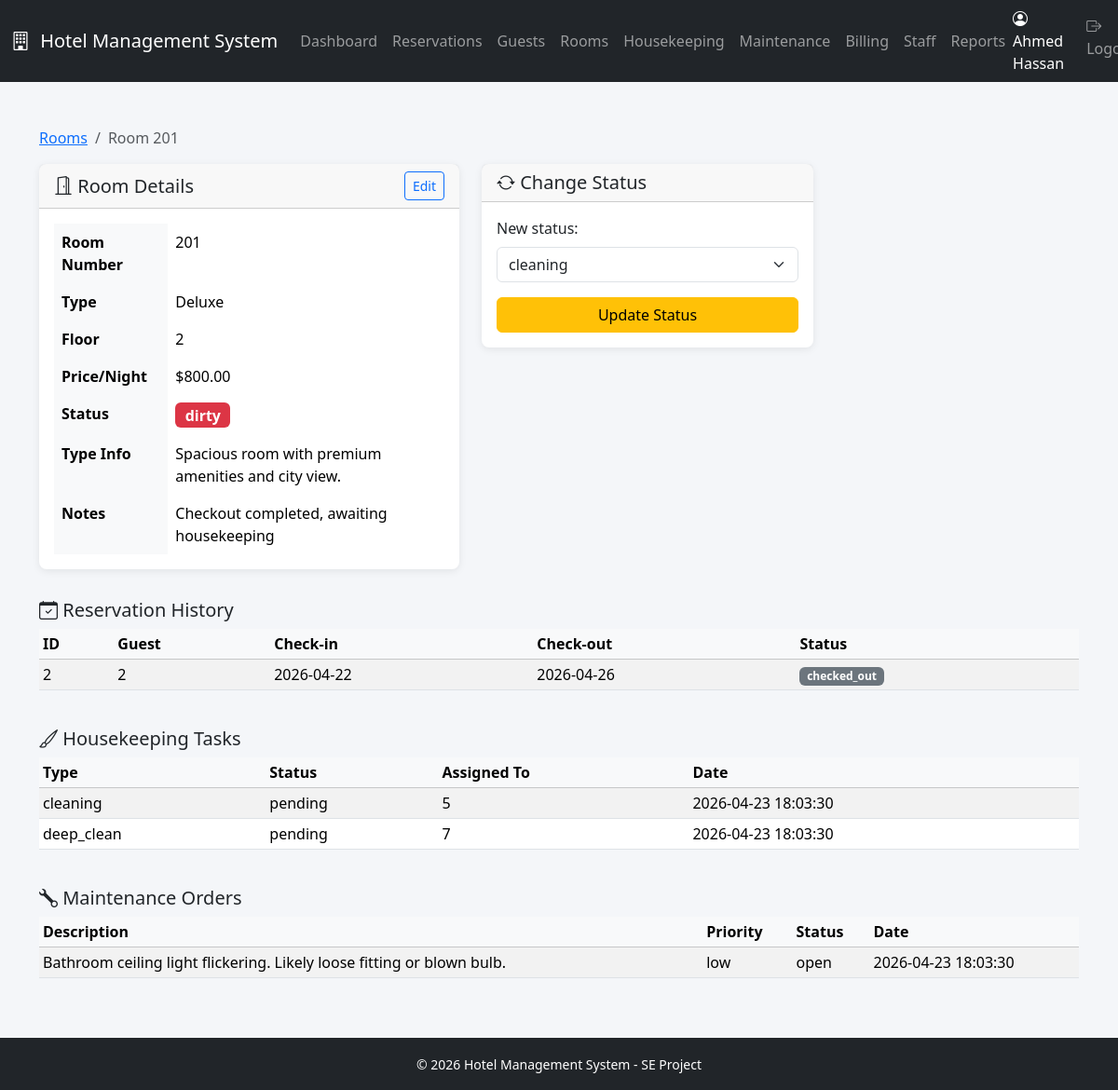
Page /rooms/show/3 (signed in) on the committed database.
### tables this page shows
CREATE TABLE rooms (
    id            INT UNSIGNED AUTO_INCREMENT PRIMARY KEY,
    room_type_id  INT UNSIGNED NOT NULL,
    room_number   VARCHAR(10)  NOT NULL UNIQUE,
    floor         TINYINT UNSIGNED NOT NULL,
    status        ENUM('available','occupied','dirty','cleaning','inspecting','out_of_order') NOT NULL DEFAULT 'available',
    notes         TEXT,
    created_at    TIMESTAMP DEFAULT CURRENT_TIMESTAMP,
    updated_at    TIMESTAMP DEFAULT CURRENT_TIMESTAMP ON UPDATE CURRENT_TIMESTAMP,
    CONSTRAINT fk_rooms_type FOREIGN KEY (room_type_id) REFERENCES room_types(id)
);

CREATE TABLE room_types (
    id          INT UNSIGNED AUTO_INCREMENT PRIMARY KEY,
    name        VARCHAR(100) NOT NULL UNIQUE,    
    description TEXT,
    base_price  DECIMAL(10,2) NOT NULL,
    capacity    TINYINT UNSIGNED NOT NULL DEFAULT 2
);

CREATE TABLE reservations (
    id                INT UNSIGNED AUTO_INCREMENT PRIMARY KEY,
    guest_id          INT UNSIGNED NOT NULL,
    room_id           INT UNSIGNED NOT NULL,
    assigned_by       INT UNSIGNED,               
    check_in_date     DATE         NOT NULL,
    check_out_date    DATE         NOT NULL,
    actual_check_in   DATETIME,
    actual_check_out  DATETIME,
    status            ENUM('pending','confirmed','checked_in','checked_out','cancelled','no_show') NOT NULL DEFAULT 'pending',
    adults            TINYINT UNSIGNED NOT NULL DEFAULT 1,
    children          TINYINT UNSIGNED NOT NULL DEFAULT 0,
    special_requests  TEXT,
    deposit_amount    DECIMAL(10,2) NOT NULL DEFAULT 0.00,
    deposit_paid      TINYINT(1)   NOT NULL DEFAULT 0,
    is_group          TINYINT(1)   NOT NULL DEFAULT 0,
    group_id          INT UNSIGNED,               
    total_price       DECIMAL(12,2) NOT NULL DEFAULT 0.00,
    created_at        TIMESTAMP DEFAULT CURRENT_TIMESTAMP,
    updated_at        TIMESTAMP DEFAULT CURRENT_TIMESTAMP ON UPDATE CURRENT_TIMESTAMP,
    CONSTRAINT fk_res_guest  FOREIGN KEY (guest_id)    REFERENCES guests(id),
    CONSTRAINT fk_res_room   FOREIGN KEY (room_id)     REFERENCES rooms(id),
    CONSTRAINT fk_res_staff  FOREIGN KEY (assigned_by) REFERENCES users(id) ON DELETE SET NULL,
    INDEX idx_res_dates    (check_in_date, check_out_date),
    INDEX idx_res_status   (status),
    INDEX idx_res_guest    (guest_id)
);

CREATE TABLE housekeeping_tasks (
    id            INT UNSIGNED AUTO_INCREMENT PRIMARY KEY,
    room_id       INT UNSIGNED NOT NULL,
    assigned_to   INT UNSIGNED,                  
    task_type     ENUM('cleaning','turndown','inspection','deep_clean','minibar_check') NOT NULL DEFAULT 'cleaning',
    status        ENUM('pending','in_progress','done','skipped') NOT NULL DEFAULT 'pending',
    notes         TEXT,
    quality_score TINYINT UNSIGNED,              
    created_at    TIMESTAMP DEFAULT CURRENT_TIMESTAMP,
    updated_at    TIMESTAMP DEFAULT CURRENT_TIMESTAMP ON UPDATE CURRENT_TIMESTAMP,
    CONSTRAINT fk_hk_room  FOREIGN KEY (room_id)     REFERENCES rooms(id),
    CONSTRAINT fk_hk_staff FOREIGN KEY (assigned_to) REFERENCES users(id) ON DELETE SET NULL
);

CREATE TABLE maintenance_orders (
    id           INT UNSIGNED AUTO_INCREMENT PRIMARY KEY,
    room_id      INT UNSIGNED NOT NULL,
    reported_by  INT UNSIGNED,
    assigned_to  INT UNSIGNED,
    description  TEXT         NOT NULL,
    priority     ENUM('low','medium','high','critical') NOT NULL DEFAULT 'medium',
    status       ENUM('open','in_progress','resolved','escalated') NOT NULL DEFAULT 'open',
    resolved_at  DATETIME,
    created_at   TIMESTAMP DEFAULT CURRENT_TIMESTAMP,
    updated_at   TIMESTAMP DEFAULT CURRENT_TIMESTAMP ON UPDATE CURRENT_TIMESTAMP,
    CONSTRAINT fk_maint_room     FOREIGN KEY (room_id)     REFERENCES rooms(id),
    CONSTRAINT fk_maint_reporter FOREIGN KEY (reported_by) REFERENCES users(id) ON DELETE SET NULL,
    CONSTRAINT fk_maint_assigned FOREIGN KEY (assigned_to) REFERENCES users(id) ON DELETE SET NULL
);

### core/Controller.php (called while the page is built, shortened)
<?php
class Controller
{
    protected function view(string $viewPath, array $data = []): void
    {
        extract($data);
        $file = VIEW_PATH . '/' . $viewPath . '.php';
        require $file;
    }
}
?>

### app/controllers/RoomsController.php (called while the page is built, shortened)
<?php
class RoomsController extends Controller
{
    public function show($id)
    {
        $room = new Room();
        $data = $room->find($id);
        $room->id = $id;
        $this->view('rooms/show', [
            'room'         => $data,
            'reservations' => $room->reservations(),
            'housekeeping' => $room->housekeepingTasks(),
            'maintenance'  => $room->maintenanceOrders(),
        ]);
    }
}

### index.php (called while the page is built, shortened)
<?php
require_once CORE_PATH . '/Database.php';
require_once CORE_PATH . '/Model.php';
require_once CORE_PATH . '/Controller.php';
$router = new Router();
$router->dispatch();

### core/Database.php (called while the page is built, shortened)
<?php
class Database
{
    private static $instance = null;
    public static function getConnection()
    {
        if (self::$instance === null) {
            self::$instance = mysqli_connect(DB_HOST, DB_USER, DB_PASS, DB_NAME);
            mysqli_set_charset(self::$instance, DB_CHARSET);
        }
        return self::$instance;
    }
}

### core/Model.php (called while the page is built, shortened)
<?php
class Model
{
    public function __construct()
    {
        $this->db = Database::getConnection();
    }
}

### app/models/Room.php (called while the page is built, shortened)
<?php
class Room extends Model
{
    public $id;
    public function find($id)
    {
        $stmt = mysqli_prepare(
            $this->db,
            "SELECT rooms.*,
                    room_types.name        AS type_name,
                    room_types.base_price  AS base_price,
                    room_types.description AS type_description
             FROM   rooms
             JOIN   room_types ON rooms.room_type_id = room_types.id
             WHERE  rooms.id = ?
             LIMIT  1"
        );
        mysqli_stmt_bind_param($stmt, 'i', $id);
        mysqli_stmt_execute($stmt);
        $result = mysqli_stmt_get_result($stmt);
        return mysqli_fetch_assoc($result);
    }
    public function reservations()
    {
        $stmt = mysqli_prepare(
            $this->db,
            "SELECT * FROM reservations WHERE room_id = ? ORDER BY check_in_date DESC"
        );
        mysqli_stmt_bind_param($stmt, 'i', $this->id);
        mysqli_stmt_execute($stmt);
        $result = mysqli_stmt_get_result($stmt);
        return mysqli_fetch_all($result, MYSQLI_ASSOC);
    }
    public function housekeepingTasks()
    {
        $stmt = mysqli_prepare(
            $this->db,
            "SELECT * FROM housekeeping_tasks WHERE room_id = ? ORDER BY created_at DESC"
        );
        mysqli_stmt_bind_param($stmt, 'i', $this->id);
        mysqli_stmt_execute($stmt);
        $result = mysqli_stmt_get_result($stmt);
        return mysqli_fetch_all($result, MYSQLI_ASSOC);
    }
    public function maintenanceOrders()
    {
        $stmt = mysqli_prepare(
            $this->db,
            "SELECT * FROM maintenance_orders WHERE room_id = ? ORDER BY created_at DESC"
        );
        mysqli_stmt_bind_param($stmt, 'i', $this->id);
        mysqli_stmt_execute($stmt);
        $result = mysqli_stmt_get_result($stmt);
        return mysqli_fetch_all($result, MYSQLI_ASSOC);
    }
}

### app/views/rooms/show.php (the view, shortened to what this page needs)
<?php
$badgeMap = [
    'available'    => 'success',
    'occupied'     => 'primary',
    'dirty'        => 'danger',
    'cleaning'     => 'warning text-dark',
    'inspecting'   => 'info text-dark',
    'out_of_order' => 'secondary',
];
$transitions = [
    'available'    => ['occupied',   'out_of_order'],
    'occupied'     => ['dirty',      'out_of_order'],
    'dirty'        => ['cleaning',   'out_of_order'],
    'cleaning'     => ['inspecting', 'out_of_order'],
    'inspecting'   => ['available',  'out_of_order'],
    'out_of_order' => ['available'],
];
$nextStatuses = $transitions[$room['status']] ?? [];
?>
<div class="container mt-4">
    <nav aria-label="breadcrumb">
        <ol class="breadcrumb">
            <li class="breadcrumb-item"><a href="<?= APP_URL ?>/rooms">Rooms</a></li>
            <li class="breadcrumb-item active">Room <?= htmlspecialchars($room['room_number']) ?></li>
        </ol>
    </nav>
    <div class="row">
        <div class="col-md-5">
            <div class="card mb-4">
                <div class="card-header d-flex justify-content-between align-items-center">
                    <h5 class="mb-0"><i class="bi bi-door-open"></i> Room Details</h5>
                    <a href="<?= APP_URL ?>/rooms/edit/<?= $room['id'] ?>"
                       class="btn btn-sm btn-outline-primary">Edit</a>
                </div>
                <div class="card-body">
                    <table class="table table-borderless mb-0">
                        <tr><th>Room Number</th><td><?= htmlspecialchars($room['room_number']) ?></td></tr>
                        <tr><th>Type</th><td><?= htmlspecialchars($room['type_name']) ?></td></tr>
                        <tr><th>Floor</th><td><?= (int)$room['floor'] ?></td></tr>
                        <tr><th>Price/Night</th><td>$<?= number_format($room['base_price'], 2) ?></td></tr>
                        <tr>
                            <th>Status</th>
                            <td>
                                <span class="badge bg-<?= $badgeMap[$room['status']] ?? 'dark' ?> fs-6">
                                    <?= htmlspecialchars(str_replace('_', ' ', $room['status'])) ?>
                                </span>
                            </td>
                        </tr>
                        <?php if (!empty($room['type_description'])): ?>
                            <tr><th>Type Info</th><td><?= htmlspecialchars($room['type_description']) ?></td></tr>
                        <?php endif; ?>
                        <?php if (!empty($room['notes'])): ?>
                            <tr><th>Notes</th><td><?= htmlspecialchars($room['notes']) ?></td></tr>
                        <?php endif; ?>
                    </table>
                </div>
            </div>
        </div>
        <div class="col-md-4">
            <div class="card mb-4">
                <div class="card-header"><h5 class="mb-0"><i class="bi bi-arrow-repeat"></i> Change Status</h5></div>
                <div class="card-body">
                    <?php if (!empty($nextStatuses)): ?>
                        <form method="POST" action="<?= APP_URL ?>/rooms/updateStatus/<?= $room['id'] ?>">
                            <label class="form-label">New status:</label>
                            <select name="status" class="form-select mb-3">
                                <?php foreach ($nextStatuses as $s): ?>
                                    <option value="<?= $s ?>"><?= str_replace('_', ' ', $s) ?></option>
                                <?php endforeach; ?>
                            </select>
                            <button type="submit" class="btn btn-warning w-100">Update Status</button>
                        </form>
                    <?php else: ?>
                        <p class="text-muted mb-0">No transitions available.</p>
                    <?php endif; ?>
                </div>
            </div>
        </div>
    </div>
    <h5 class="mt-2"><i class="bi bi-calendar-check"></i> Reservation History</h5>
    <?php if (empty($reservations)): ?>
        <p class="text-muted">No reservations for this room.</p>
    <?php else: ?>
        <div class="table-responsive mb-4">
            <table class="table table-sm table-striped">
                <thead class="table-light">
                    <tr><th>ID</th><th>Guest</th><th>Check-in</th><th>Check-out</th><th>Status</th></tr>
                </thead>
                <tbody>
                    <?php foreach ($reservations as $res): ?>
                        <tr>
                            <td><?= $res['id'] ?></td>
                            <td><?= htmlspecialchars($res['guest_id']) ?></td>
                            <td><?= htmlspecialchars($res['check_in_date']) ?></td>
                            <td><?= htmlspecialchars($res['check_out_date']) ?></td>
                            <td><span class="badge bg-secondary"><?= $res['status'] ?></span></td>
                        </tr>
                    <?php endforeach; ?>
                </tbody>
            </table>
        </div>
    <?php endif; ?>
    <h5><i class="bi bi-brush"></i> Housekeeping Tasks</h5>
    <?php if (empty($housekeeping)): ?>
        <p class="text-muted">No housekeeping tasks.</p>
    <?php else: ?>
        <div class="table-responsive mb-4">
            <table class="table table-sm table-striped">
                <thead class="table-light">
                    <tr><th>Type</th><th>Status</th><th>Assigned To</th><th>Date</th></tr>
                </thead>
                <tbody>
                    <?php foreach ($housekeeping as $task): ?>
                        <tr>
                            <td><?= htmlspecialchars($task['task_type']) ?></td>
                            <td><?= htmlspecialchars($task['status']) ?></td>
                            <td><?= htmlspecialchars($task['assigned_to'] ?? '—') ?></td>
                            <td><?= htmlspecialchars($task['created_at']) ?></td>
                        </tr>
                    <?php endforeach; ?>
                </tbody>
            </table>
        </div>
    <?php endif; ?>
    <h5><i class="bi bi-wrench"></i> Maintenance Orders</h5>
    <?php if (empty($maintenance)): ?>
        <p class="text-muted">No maintenance orders.</p>
    <?php else: ?>
        <div class="table-responsive mb-4">
            <table class="table table-sm table-striped">
                <thead class="table-light">
                    <tr><th>Description</th><th>Priority</th><th>Status</th><th>Date</th></tr>
                </thead>
                <tbody>
                    <?php foreach ($maintenance as $order): ?>
                        <tr>
                            <td><?= htmlspecialchars($order['description']) ?></td>
                            <td><?= htmlspecialchars($order['priority']) ?></td>
                            <td><?= htmlspecialchars($order['status']) ?></td>
                            <td><?= htmlspecialchars($order['created_at']) ?></td>
                        </tr>
                    <?php endforeach; ?>
                </tbody>
            </table>
        </div>
    <?php endif; ?>
</div>
<?php
require VIEW_PATH . '/layouts/main.php';
?>

### public/assets/css/style.css (style rules this page uses)
body { font-family: 'Segoe UI', Tahoma, Geneva, Verdana, sans-serif; background-color: #f4f6f9; min-height: 100vh; display: flex; flex-direction: column; }
.card { border: none; border-radius: 8px; box-shadow: 0 2px 8px rgba(0,0,0,0.08); }
.table th { font-weight: 600; background-color: #f8f9fa; }

### rows in the picture
rooms: room_number "201", room_type.name "Deluxe", floor "2", room_type.base_price "800.00", status "dirty", room_type.description "Spacious room with premium amenities and city view.", notes "Checkout completed, awaiting housekeeping", status "cleaning"
reservations: id "2", guest "2", check_in_date "2026-04-22", check_out_date "2026-04-26", status "checked_out"
housekeeping_tasks: task_type "cleaning", status "pending", assigned_to "5", created_at "2026-04-23 18:03:30"
housekeeping_tasks: task_type "deep_clean", status "pending", assigned_to "7", created_at "2026-04-23 18:03:30"
maintenance_orders: description "Bathroom ceiling light flickering. Likely loose fitting or blown bulb.", priority "low", status "open", created_at "2026-04-23 18:03:30"

### other values in the picture
APP_NAME "Hotel Management System"
$currentUserName "Ahmed Hassan"
